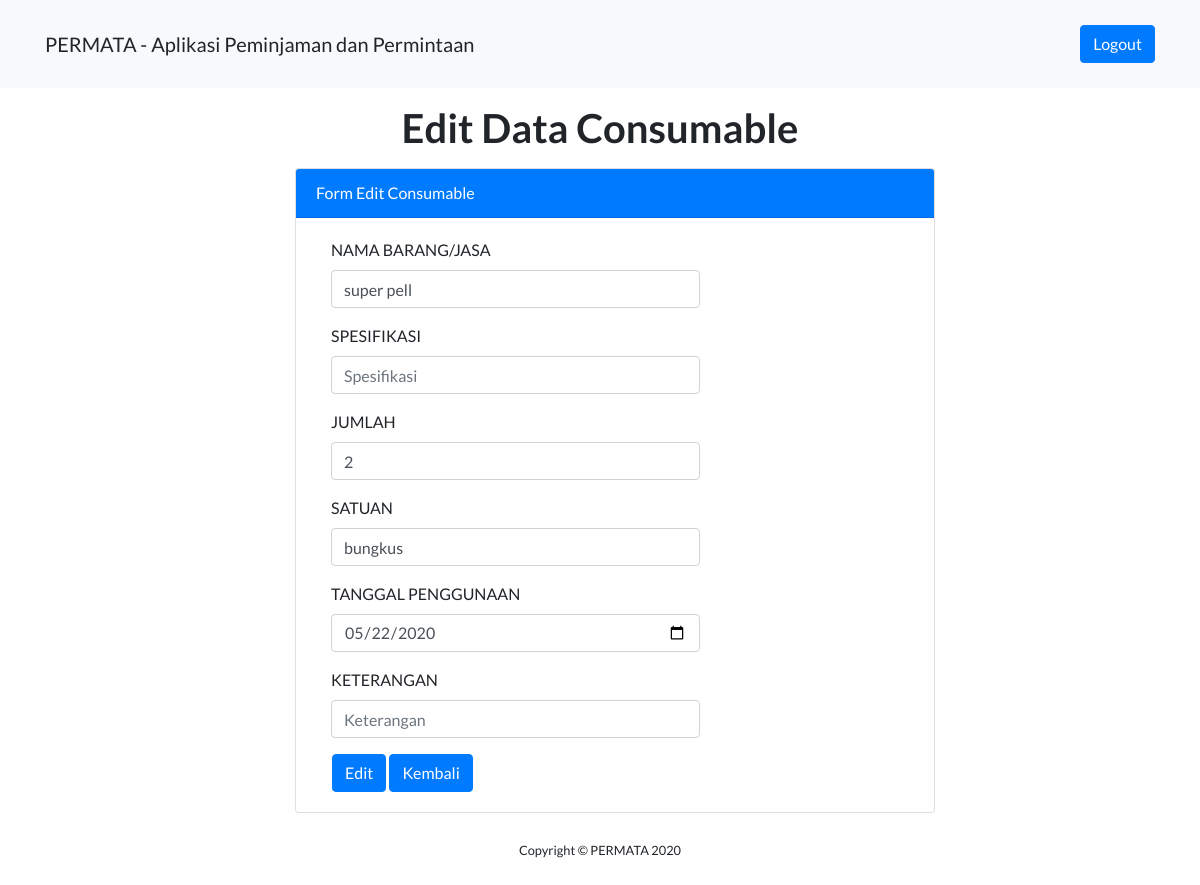
The page /kpbpjs/index.php/admin/edit_consumable/1 on the database its author committed.
### tables this page shows
CREATE TABLE `consumable` (
  `no_consumable` int(50) NOT NULL,
  `nama_barang` varchar(100) NOT NULL,
  `spesifikasi` varchar(100) NOT NULL,
  `jumlah` int(50) NOT NULL,
  `satuan` varchar(50) NOT NULL,
  `tanggal_penggunaan` date NOT NULL,
  `keterangan` varchar(100) NOT NULL
);

### kpbpjs/application/controllers/Admin.php (called while the page is built, shortened)
<?php
class Admin extends CI_Controller
{
	public function edit_consumable($no_consumable)
	{
		$data['title'] = 'Edit Data Consumable';
		$data['consumable'] = $this->Permintaan_m->getconsumableById($no_consumable);
		$this->form_validation->set_rules('nama_barang','NAMA BARANG/JASA','required|trim');
		$this->form_validation->set_rules('spesifikasi','SPESIFIKASI');
		$this->form_validation->set_rules('jumlah','JUMLAH','required|trim');
		$this->form_validation->set_rules('satuan','SATUAN','required|trim');
		$this->form_validation->set_rules('tanggal_penggunaan','TANGGAL_PENGGUNAAN','required');
		$this->form_validation->set_rules('keterangan','KETERANGAN');
		if ($this->form_validation->run() == false) {
				$this->load->view('templates/header', $data);
				$this->load->view('templates/navbar', $data);
				$this->load->view('admin/edit_consumable', $data);
				$this->load->view('templates/footer');
		}
	}
}

### kpbpjs/index.php (called while the page is built, shortened)
<?php
require_once BASEPATH.'core/CodeIgniter.php';

### kpbpjs/application/models/Permintaan_m.php (called while the page is built, shortened)
<?php
class Permintaan_m extends CI_Model
{
	public function getConsumableById($no_consumable)
	{
		return $this->db->get_where('consumable', ['no_consumable' => $no_consumable])->row_array();
	}
}
?>

### kpbpjs/application/views/admin/edit_consumable.php (the view, shortened to what this page needs)
<div class="container-fluid">
  <div class="mt-3" align="center" margin="center"><h1>Edit Data Consumable</h1></div>
        <div class="container mt-3" style="width: 40rem;">
          <form class="form-horizontal" method="post" action="<?php base_url('admin/edit_consumable') ?>">
          <div class="card" style="width: 40rem;">
          <div class="card-header bg-primary text-white">Form Edit Consumable</div>
          <div class="card-body">
            <div class="form-group">
              <label class="control-label col-sm-8" for="nama_barang">NAMA BARANG/JASA</label>
              <div class="col-sm-8">
                <input type="text" class="form-control" id="nama_barang" name="nama_barang" placeholder="Nama Barang/Jasa" value="<?= $consumable['nama_barang'] ?>">
              </div>
            </div>
            <div class="form-group">
              <label class="control-label col-sm-8" for="spesifikasi">SPESIFIKASI</label>
                <div class="col-sm-8">
                <input type="text" class="form-control" id="spesifikasi" name="spesifikasi" placeholder="Spesifikasi" value="<?= $consumable['spesifikasi']; ?>">
                </div>
            </div>
            <div class="form-group">
              <label class="control-label col-sm-8" for="jumlah">JUMLAH</label>
              <div class="col-sm-8">
                <input type="text" class="form-control" id="jumlah" name="jumlah" placeholder="Jumlah" value="<?= $consumable['jumlah'] ?>">
              </div>
            </div>
            <div class="form-group">
              <label class="control-label col-sm-8" for="satuan">SATUAN</label>
                <div class="col-sm-8">
                <input type="text" class="form-control" id="satuan" name="satuan" placeholder="Satuan" value="<?= $consumable['satuan']; ?>">
                </div>
            </div>
            <div class="form-group">
              <label class="control-label col-sm-8" for="tanggal_penggunaan">TANGGAL PENGGUNAAN</label>
              <div class="col-sm-8">
                <input type="date" class="form-control" id="tanggal_penggunaan" name="tanggal_penggunaan" placeholder="Tanggal_penggunaan" value="<?= $consumable['tanggal_penggunaan']?>">
              </div>
            </div>
            <div class="form-group">
              <label class="control-label col-sm-8" for="keterangan">KETERANGAN</label>
                <div class="col-sm-8">
                <input type="text" class="form-control" id="keterangan" name="keterangan" placeholder="Keterangan" value="<?= $consumable['keterangan'] ?>">
                </div>
            </div>
            <div class="ml-3 mt-3">
              <button type="submit" class="btn btn-primary">Edit</button>
               <?php echo anchor('index.php/admin/kelola_consumable', '<div class="btn btn-primary">
            Kembali
          </div>') ?>
            </div>
            </div>
            </div>
          </form>
        </div>
      </div>

### rows shown on the page
consumable: nama_barang "super pell", jumlah "2", satuan "bungkus", tanggal_penggunaan "05/22/2020"
